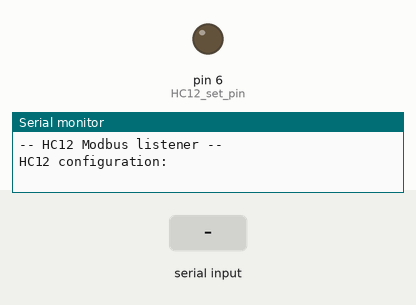
This sketch was run on a simulated Arduino Uno, built with avr-gcc and run on an emulated ATmega328P. Parts: output pins drawn as LEDs (lit = HIGH), the last lines printed to the serial monitor. The test bench sets the inputs (shaded band). The modem accepts every AT command (registered, SIM ready, sends succeed) and sends nothing else.

Above: at 1.4 s.
At 4.1 s:
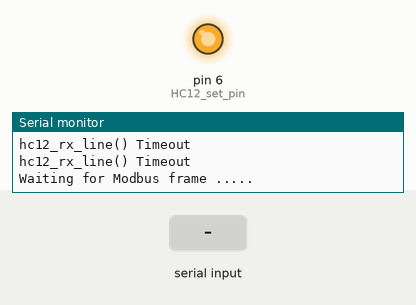
4.2 s: "1\n" received over the second serial link
Timing chart, 0 to 7.2 s (numbered marks = the images above; inputs shaded):
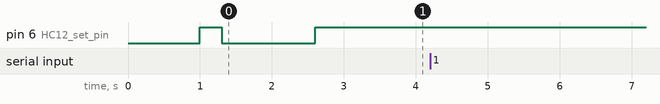

The sketch:

hc12_mb_listener.ino
```cpp
/*
 * hc12_mb_listener
 * Modbus listener, for diagnostic purposes
 */

#define HC12_BAUD 1200          // Baudrate
#define HC12_CHANNEL "001"      // 001 to 127, use spacing of 5 channels
#define HC12_POWER 8            // TX power 1-8 = -1/2/5/8/11/14/17/20dBm
#define HC12_MODE 3             // 1-4 = FU1/FU2/FU3/FU4  FU3 is the factory default

#include <SoftwareSerial.h>

#include "debug.h"
#define DEBUG_LEVEL_DEFAULT L_INFO;
debugLevels currentDebugLevel;

#define HC12_SET_DELAY 300      // Timeout for HC12 set mode
#define HC12_SET_RX_TIMEOUT 500 // Timeout when receiving data in set mode

const byte HC12_rx_pin = 4;
const byte HC12_tx_pin = 5;
const byte HC12_set_pin = 6;

unsigned int _t15;
unsigned int _t35;
byte *frame;

#define CONSOLE_BAUD 9600

SoftwareSerial HC12( HC12_tx_pin, HC12_rx_pin);

char HC12ByteIn;
String HC12ReadBuffer = "";

int loopCount = 0;

char* functionStr[]={"--", "Read Coil", "Read DI", "Read HR", "Read Input Reg", "Write Coil", "Write Holding"};

void setup() {
  delay(1000);
  Serial.begin(CONSOLE_BAUD);
  currentDebugLevel = DEBUG_LEVEL_DEFAULT;

  HC12ReadBuffer.reserve(64);
  pinMode(HC12_set_pin, OUTPUT);
  hc12_set_mode(false);
  HC12.begin(HC12_BAUD);
  // Calculate Modbus timeouts
  if (HC12_BAUD > 19200) {
        _t15 = 750;
        _t35 = 1750;
    } else {
        _t15 = 15000000/HC12_BAUD; // 1T * 1.5 = T1.5
        _t35 = 35000000/HC12_BAUD; // 1T * 3.5 = T3.5
    }

  debug( L_INFO, "\n-- HC12 Modbus listener --\n");
  hc12_show_config();

  debug( L_INFO, "\nWaiting for Modbus frame .....\n");
}

void loop() {

  // any data arrived -> process modbus frame
  if (HC12.available()) {
    read_frame();
  }
}

// read and process one modbus frame
void read_frame() {
  int len = 0;

  while (HC12.available() > len) {
    len = HC12.available();
    delayMicroseconds(_t15);
  }

  if (len == 0) return;

  //debug( L_INFO, "\nlen=%d\n", len);

  byte i;
  frame = (byte*) malloc(len);
  for (i=0 ; i < len ; i++) frame[i] = HC12.read();

  process_frame(len);

  free(frame);
  len = 0;
}

// print frame data
void process_frame(int len) {
  //first byte of frame = address
  //int address = frame[0];

  debug (L_INFO, "%8lu: #%d %s, raw:", millis(), frame[0], functionStr[frame[1]]);
  for (int i = 0; i < len; i++) {
    debug (L_INFO, " %02X", frame[i]);
  }
  debug (L_INFO, "\n");
}

// print debug output on console interface
void debug(debugLevels level, const char *sFmt, ...)
{
  if (level > currentDebugLevel) return;  // bypass if level is not high enough
  char acTmp[128];       // place holder for sprintf output
  va_list args;          // args variable to hold the list of parameters
  va_start(args, sFmt);  // mandatory call to initilase args

  vsprintf(acTmp, sFmt, args);
  Serial.print(acTmp);
  // mandatory tidy up
  va_end(args);
  return;
}

void hc12_show_config() {
  debug( L_INFO, "HC12 configuration:\n");
  hc12_set_mode(true);
  // retrieve HC12 version
  HC12.print("AT+RX\n");

  for (int i=1; i<=4; i++) {
    if ( hc12_rx_line( HC12_SET_RX_TIMEOUT ) ) {
      debug( L_INFO, HC12ReadBuffer.c_str() );
    }
  }
  hc12_set_mode(false);
  return;
}

bool hc12_rx(int timeout) {
  int rxCount = 0;
  HC12ReadBuffer.remove(0);   // clear string
  // wait for reply from hc12
  long finishtime = millis() + timeout;
  while (millis() < finishtime) {
    if (HC12.available()) {
      rxCount++;
      HC12ByteIn = HC12.read();
      HC12ReadBuffer += char(HC12ByteIn);
    }
  }
  if (rxCount < 1) return false;
  return true;
}

bool hc12_rx_line(int timeout) {
  // receive one line
  HC12ReadBuffer.remove(0);   // clear string
  long finishtime = millis() + timeout;
  while (millis() < finishtime) {
    if (HC12.available()) {
      HC12ByteIn = HC12.read();
      HC12ReadBuffer += char(HC12ByteIn);
      if (HC12ByteIn == '\n') return true;
    }
  }
  debug(L_ERROR, "hc12_rx_line() Timeout\n");
  return false;
}

void hc12_set_mode(bool newMode) {
  if (newMode) {
    digitalWrite(HC12_set_pin, LOW);
    delay(HC12_SET_DELAY);
  } else {
    digitalWrite(HC12_set_pin, HIGH);
    delay(HC12_SET_DELAY);
  }
}
```

debug.h
```cpp
#ifndef debug_h
#define debug_h

enum debugLevels {
  L_OFF,
  L_ERROR,
  L_DEBUG,
  L_INFO
};

#endif
```
